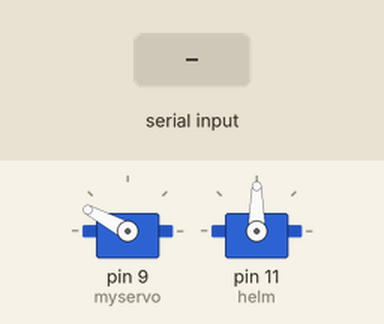
The sketch below on a simulated Arduino Uno, built with avr-gcc and run on an emulated ATmega328P. Parts: 2 × servo. Inputs (shaded band) come from the test bench.

Above: at 6.6 s.
6.7 s: byte 3 (3) received over Serial
At 7.8 s:
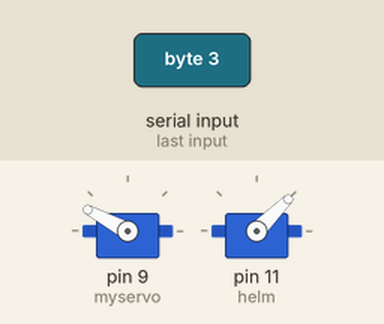
8.2 s: byte 4 (4) received over Serial
At 8.9 s:
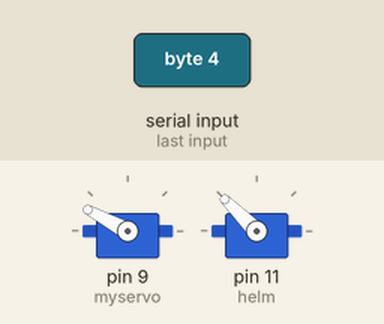
Timing chart, 0 to 11.2 s (numbered marks = the images above; inputs shaded):
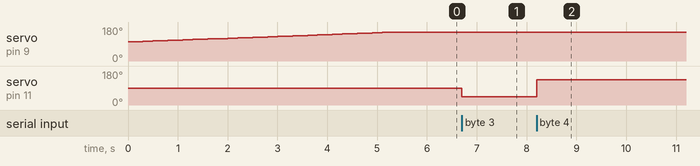

Measured:
- after the input at 6.7 s, servo on pin 11 (helm): 90° → 45° at once
- after the input at 8.2 s, servo on pin 11 (helm): 45° → 135° at once

The sketch:

BluetoothMashine.ino
```cpp
#include <Servo.h>

Servo myservo;  // create servo object to control a servo
Servo helm;

void setup() {
  myservo.attach(9);  // attaches the servo on pin 9 to the servo object
  helm.attach(11);
  helm.write(90);
  Serial.begin(9600);

  int v=1586;
  while(v < 2120){
    myservo.writeMicroseconds(v);
    delay(100);
    v+=10;

  }
}

int state = 0, value = 1560;


void loop() {

  int s;
  if(Serial.available()){
    s = Serial.read();
    switch(s){
      case 3:
        helm.write(45);
      break;
      case 4:
        helm.write(135);
      break;
      case 5:
        helm.write(90);
      break;
      default:
        state = s;
    }
  }

  switch(state){
      case 1:
        value+=20;
        myservo.writeMicroseconds(value);
      break;
      case 2:
        value-=20;
        myservo.writeMicroseconds(value);
      break;
      default:
        if(value<1450){
          value +=20;
        } else if(value>1500){
          value -=20;
        }
    }

//  int v=1586;
//  helm.write(135);
//  while(v < 2120){
//    myservo.writeMicroseconds(v);
//    delay(100);
//    v+=10;
//
//  }
//  while(v > 875){
//    myservo.writeMicroseconds(v);
//    delay(100);
//    v-=10;
//  }
//  helm.write(45);
//  while(v < 1586){
//    myservo.writeMicroseconds(v);
//    delay(100);
//    v+=10;
//  }

}
```
